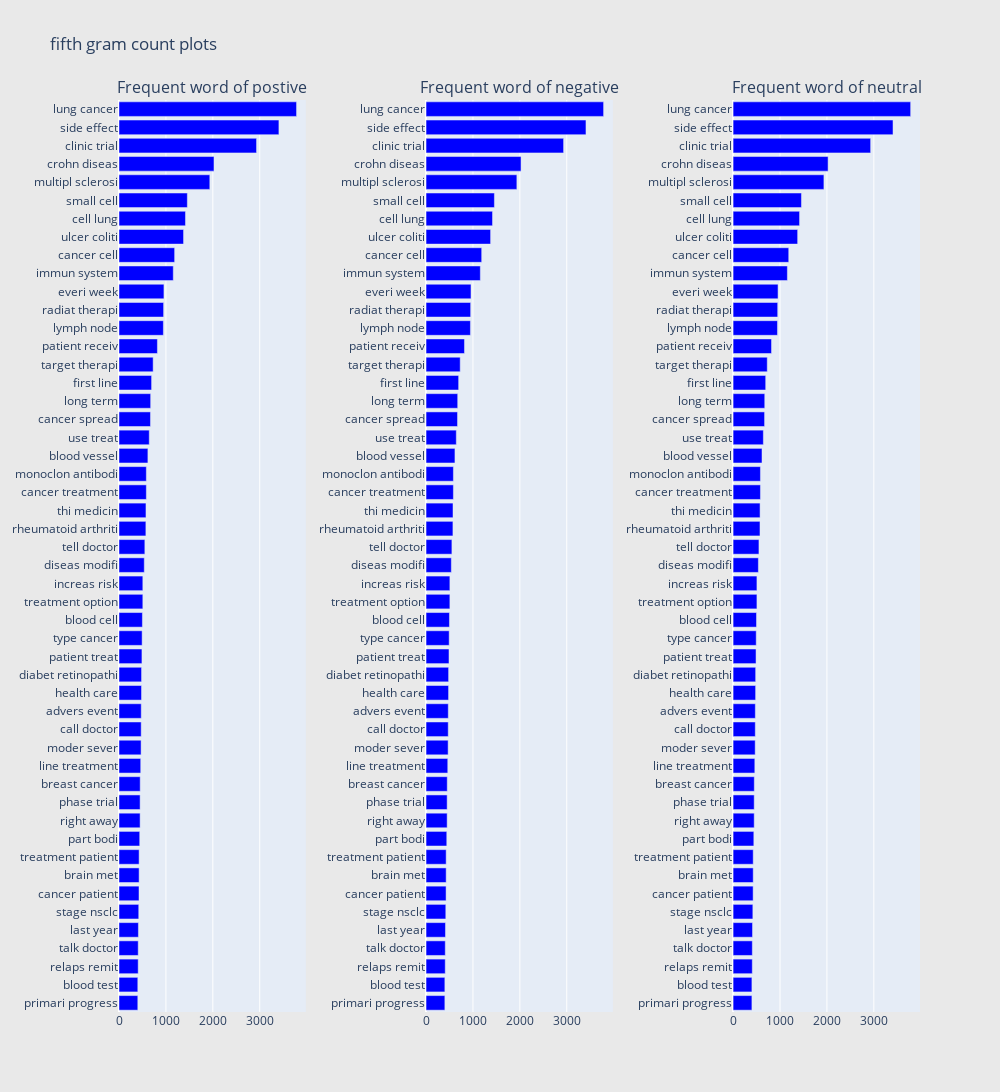

Write notebook code for a chart like this one.
### Code cell
# getting  the bar chart from sentiment
freq_dict = defaultdict(int)
for sent in data_com['clean_text']:
    for word in generate_ngrams(sent, 2):
        freq_dict[word] += 1
        
fd_sorted = pd.DataFrame(sorted(freq_dict.items(),
                               key = lambda x: x[1])[::-1])
fd_sorted.columns = ["word", "wordcount"]

trace0 = horizontal_bar_chart(fd_sorted.head(50), 'blue')
trace1 = horizontal_bar_chart(fd_sorted.head(50), 'blue')
trace2 = horizontal_bar_chart(fd_sorted.head(50), 'blue')

# creating three subplots
fig = tools.make_subplots(rows = 1, 
                          cols = 3, 
                          vertical_spacing = 0.04, 
                          horizontal_spacing = 0.15,
                         subplot_titles = ['Frequent word of postive',
                                          'Frequent word of negative',
                                          'Frequent word of neutral'])
fig.append_trace(trace0, 1, 1)
fig.append_trace(trace1, 1, 2)
fig.append_trace(trace0, 1, 3)
fig['layout'].update(height = 1200,
                     width = 1000,
                     paper_bgcolor = 'rgb(233,233,233)',
                     title = 'fifth gram count plots')
py.iplot(fig, filename = 'word-plots')

### Figure 1 — Plotly figure (JSON) as saved in the notebook; plotly's stock layout.template omitted (floating-point values rounded to 4 significant figures)
{"data": [{"marker": {"color": "blue"}, "orientation": "h", "showlegend": false, "type": "bar", "x": [401, 401, 409, 410, 414, 421, 427, 429, 429, 442, 450, 450, 452, 463, 471, 473, 474, 480, 481, 489, 493, 499, 508, 508, 539, 551, 573, 575, 583, 583, 616, 645, 671, 675, 695, 728, 819, 946, 951, 958, 1157, 1186, 1376, 1417, 1457, 1936, 2025, 2932, 3409, 3785], "xaxis": "x", "y": ["primari progress", "blood test", "relaps remit", "talk doctor", "last year", "stage nsclc", "cancer patient", "brain met", "treatment patient", "part bodi", "right away", "phase trial", "breast cancer", "line treatment", "moder sever", "call doctor", "advers event", "health care", "diabet retinopathi", "patient treat", "type cancer", "blood cell", "treatment option", "increas risk", "diseas modifi", "tell doctor", "rheumatoid arthriti", "thi medicin", "cancer treatment", "monoclon antibodi", "blood vessel", "use treat", "cancer spread", "long term", "first line", "target therapi", "patient receiv", "lymph node", "radiat therapi", "everi week", "immun system", "cancer cell", "ulcer coliti", "cell lung", "small cell", "multipl sclerosi", "crohn diseas", "clinic trial", "side effect", "lung cancer"], "yaxis": "y"}, {"marker": {"color": "blue"}, "orientation": "h", "showlegend": false, "type": "bar", "x": [401, 401, 409, 410, 414, 421, 427, 429, 429, 442, 450, 450, 452, 463, 471, 473, 474, 480, 481, 489, 493, 499, 508, 508, 539, 551, 573, 575, 583, 583, 616, 645, 671, 675, 695, 728, 819, 946, 951, 958, 1157, 1186, 1376, 1417, 1457, 1936, 2025, 2932, 3409, 3785], "xaxis": "x2", "y": ["primari progress", "blood test", "relaps remit", "talk doctor", "last year", "stage nsclc", "cancer patient", "brain met", "treatment patient", "part bodi", "right away", "phase trial", "breast cancer", "line treatment", "moder sever", "call doctor", "advers event", "health care", "diabet retinopathi", "patient treat", "type cancer", "blood cell", "treatment option", "increas risk", "diseas modifi", "tell doctor", "rheumatoid arthriti", "thi medicin", "cancer treatment", "monoclon antibodi", "blood vessel", "use treat", "cancer spread", "long term", "first line", "target therapi", "patient receiv", "lymph node", "radiat therapi", "everi week", "immun system", "cancer cell", "ulcer coliti", "cell lung", "small cell", "multipl sclerosi", "crohn diseas", "clinic trial", "side effect", "lung cancer"], "yaxis": "y2"}, {"marker": {"color": "blue"}, "orientation": "h", "showlegend": false, "type": "bar", "x": [401, 401, 409, 410, 414, 421, 427, 429, 429, 442, 450, 450, 452, 463, 471, 473, 474, 480, 481, 489, 493, 499, 508, 508, 539, 551, 573, 575, 583, 583, 616, 645, 671, 675, 695, 728, 819, 946, 951, 958, 1157, 1186, 1376, 1417, 1457, 1936, 2025, 2932, 3409, 3785], "xaxis": "x3", "y": ["primari progress", "blood test", "relaps remit", "talk doctor", "last year", "stage nsclc", "cancer patient", "brain met", "treatment patient", "part bodi", "right away", "phase trial", "breast cancer", "line treatment", "moder sever", "call doctor", "advers event", "health care", "diabet retinopathi", "patient treat", "type cancer", "blood cell", "treatment option", "increas risk", "diseas modifi", "tell doctor", "rheumatoid arthriti", "thi medicin", "cancer treatment", "monoclon antibodi", "blood vessel", "use treat", "cancer spread", "long term", "first line", "target therapi", "patient receiv", "lymph node", "radiat therapi", "everi week", "immun system", "cancer cell", "ulcer coliti", "cell lung", "small cell", "multipl sclerosi", "crohn diseas", "clinic trial", "side effect", "lung cancer"], "yaxis": "y3"}], "layout": {"annotations": [{"font": {"size": 16}, "showarrow": false, "text": "Frequent word of postive", "x": 0.1167, "xanchor": "center", "xref": "paper", "y": 1, "yanchor": "bottom", "yref": "paper"}, {"font": {"size": 16}, "showarrow": false, "text": "Frequent word of negative", "x": 0.5, "xanchor": "center", "xref": "paper", "y": 1, "yanchor": "bottom", "yref": "paper"}, {"font": {"size": 16}, "showarrow": false, "text": "Frequent word of neutral", "x": 0.8833, "xanchor": "center", "xref": "paper", "y": 1, "yanchor": "bottom", "yref": "paper"}], "height": 1200, "paper_bgcolor": "rgb(233,233,233)", "title": {"text": "fifth gram count plots"}, "width": 1000, "xaxis": {"anchor": "y", "domain": [0, 0.2333]}, "xaxis2": {"anchor": "y2", "domain": [0.3833, 0.6167]}, "xaxis3": {"anchor": "y3", "domain": [0.7667, 1.0]}, "yaxis": {"anchor": "x", "domain": [0, 1]}, "yaxis2": {"anchor": "x2", "domain": [0, 1]}, "yaxis3": {"anchor": "x3", "domain": [0, 1]}}}
